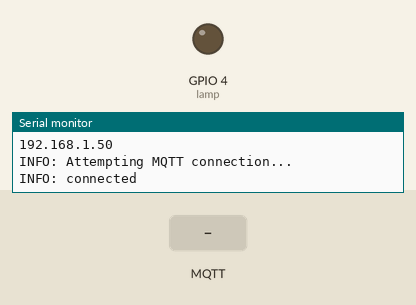
Recording of a sketch running on a simulated ESP8266 (NodeMCU). Parts: output pins drawn as LEDs (lit = HIGH), the last lines printed to the serial monitor. The inputs (shaded band) are chosen by the test bench. WiFi joins after 1.5 s; servers stay silent unless stated; no MQTT or app messages arrive unless stated.

Above: at 2.7 s.
2.8 s: MQTT message "on" arrives on the first subscribed topic
At 3.2 s:
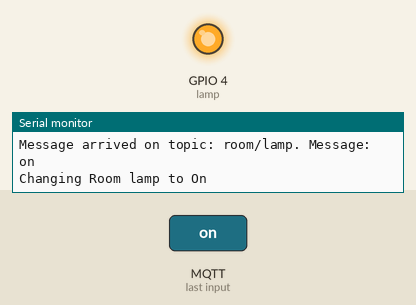
5.8 s: MQTT message "off" arrives on the first subscribed topic
At 6.7 s:
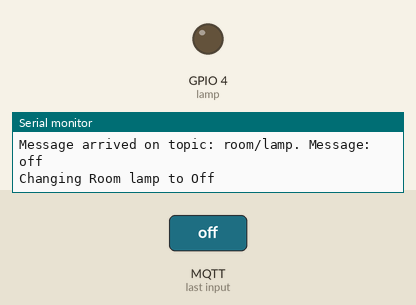
Timing chart, 0 to 8.8 s (numbered marks = the images above; inputs shaded):
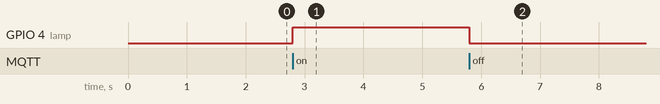

Measured:
- after the input at 2.8 s, GPIO 4 (lamp): LOW → HIGH at once
- after the input at 5.8 s, GPIO 4 (lamp): HIGH → LOW at once

The sketch:

hoassdth22.ino
```cpp
/*
   MQTT Sensor - Temperature and Humidity (DHT22) for Home-Assistant - NodeMCU (ESP8266)
   https://home-assistant.io/components/sensor.mqtt/
   Libraries :
    - ESP8266 core for Arduino : https://github.com/esp8266/Arduino
    - PubSubClient : https://github.com/knolleary/pubsubclient
    - DHT : https://github.com/adafruit/DHT-sensor-library
    - ArduinoJson : https://github.com/bblanchon/ArduinoJson
   Sources :
    - File > Examples > ES8266WiFi > WiFiClient
    - File > Examples > PubSubClient > mqtt_auth
    - File > Examples > PubSubClient > mqtt_esp8266
    - File > Examples > DHT sensor library > DHTtester
    - File > Examples > ArduinoJson > JsonGeneratorExample
    - http://www.jerome-bernard.com/blog/2015/10/04/wifi-temperature-sensor-with-nodemcu-esp8266/
   Schematic :
    - https://github.com/mertenats/open-home-automation/blob/master/ha_mqtt_sensor_dht22/Schematic.png
    - DHT22 leg 1 - VCC
    - DHT22 leg 2 - D1/GPIO5 - Resistor 4.7K Ohms - GND
    - DHT22 leg 4 - GND
    - D0/GPIO16 - RST (wake-up purpose)
   Configuration (HA) :
    sensor 1:
      platform: mqtt
      state_topic: 'office/sensor1'
      name: 'Temperature'
      unit_of_measurement: '°C'
      value_template: '{{ value_json.temperature }}'

    sensor 2:
      platform: mqtt
      state_topic: 'office/sensor1'
      name: 'Humidity'
      unit_of_measurement: '%'
      value_template: '{{ value_json.humidity }}'
   Samuel M. - v1.1 - 08.2016
   If you like this example, please add a star! Thank you!
   https://github.com/mertenats/open-home-automation
*/

#include <ESP8266WiFi.h>
#include <PubSubClient.h>
//#include "DHT.h"
#include <DHT.h>
#include <DHT_U.h>
#include <ArduinoJson.h>

#define MQTT_VERSION MQTT_VERSION_3_1_1

// Wifi: SSID and password
const char* WIFI_SSID = "Internet_Domowy_28B8DD";
const char* WIFI_PASSWORD = "aabbccddee";

// MQTT: ID, server IP, port, username and password
const PROGMEM char* MQTT_CLIENT_ID = "office_dht22";
const PROGMEM char* MQTT_SERVER_IP = "192.168.0.99";
const PROGMEM uint16_t MQTT_SERVER_PORT = 1883;
const PROGMEM char* MQTT_USER = "homeassistant";
const PROGMEM char* MQTT_PASSWORD = "Snowboard2";

// MQTT: topic
const PROGMEM char* MQTT_SENSOR_TOPIC = "office/sensor1";

// sleeping time
const PROGMEM uint16_t SLEEPING_TIME_IN_SECONDS = 600; // 10 minutes x 60 seconds

// DHT - D1/GPIO5
const int DHTPIN = 5;
#define DHTTYPE DHT22

// Lamp - LED - GPIO 4 = D2 on ESP-12E NodeMCU board
const int lamp = 4;

DHT dht(DHTPIN, DHTTYPE);
// Timers auxiliar variables
long now = millis();
long lastMeasure = 0;
WiFiClient wifiClient;
PubSubClient client(wifiClient);

// function called to publish the temperature and the humidity
void publishData(float p_temperature, float p_humidity) {
  // create a JSON object
  // doc : https://github.com/bblanchon/ArduinoJson/wiki/API%20Reference
  StaticJsonBuffer<200> jsonBuffer;
  JsonObject& root = jsonBuffer.createObject();
  // INFO: the data must be converted into a string; a problem occurs when using floats...
  root["temperature"] = (String)p_temperature;
  root["humidity"] = (String)p_humidity;
  root.prettyPrintTo(Serial);
  Serial.println("");
  /*
     {
        "temperature": "23.20" ,
        "humidity": "43.70"
     }
  */
  char data[200];
  root.printTo(data, root.measureLength() + 1);
  client.publish(MQTT_SENSOR_TOPIC, data, true);
  yield();
}

// function called when a MQTT message arrived
void callback(String topic, byte* message, unsigned int length) {
  Serial.print("Message arrived on topic: ");
  Serial.print(topic);
  Serial.print(". Message: ");
  String messageTemp;

  for (int i = 0; i < length; i++) {
    Serial.print((char)message[i]);
    messageTemp += (char)message[i];
  }
  Serial.println();

  // Feel free to add more if statements to control more GPIOs with MQTT

  // If a message is received on the topic room/lamp, you check if the message is either on or off. Turns the lamp GPIO according to the message
  if(topic=="room/lamp"){
      Serial.print("Changing Room lamp to ");
      if(messageTemp == "on"){
        digitalWrite(lamp, HIGH);
        Serial.print("On");
      }
      else if(messageTemp == "off"){
        digitalWrite(lamp, LOW);
        Serial.print("Off");
      }
  }
  Serial.println();
}

void reconnect() {
  // Loop until we're reconnected
  while (!client.connected()) {
    Serial.println("INFO: Attempting MQTT connection...");
    // Attempt to connect
    if (client.connect(MQTT_CLIENT_ID, MQTT_USER, MQTT_PASSWORD)) {
      Serial.println("INFO: connected");
      client.subscribe("room/lamp");
    } else {
      Serial.print("ERROR: failed, rc=");
      Serial.print(client.state());
      Serial.println("DEBUG: try again in 5 seconds");
      // Wait 5 seconds before retrying
      delay(5000);
    }
  }
}

void setup() {

   pinMode(lamp, OUTPUT);

  dht.begin();

  Serial.begin(115200);

  // init the WiFi connection
  Serial.println();
  Serial.println();
  Serial.print("INFO: Connecting to ");
  WiFi.mode(WIFI_STA);
  Serial.println(WIFI_SSID);
  WiFi.begin(WIFI_SSID, WIFI_PASSWORD);

  while (WiFi.status() != WL_CONNECTED) {
    delay(500);
    Serial.print(".");
  }

  Serial.println("");
  Serial.println("INFO: WiFi connected");
  Serial.println("INFO: IP address: ");
  Serial.println(WiFi.localIP());

  // init the MQTT connection
  client.setServer(MQTT_SERVER_IP, MQTT_SERVER_PORT);
  client.setCallback(callback);
}

void loop() {
  if (!client.connected()) {
    reconnect();
  }
  client.loop();

  now = millis();
  // Publishes new temperature and humidity every 30 seconds
  if (now - lastMeasure > 30000) {
    lastMeasure = now;
  // Reading temperature or humidity takes about 250 milliseconds!
  // Sensor readings may also be up to 2 seconds 'old' (its a very slow sensor)
  float h = dht.readHumidity();
  // Read temperature as Celsius (the default)
  float t = dht.readTemperature();
      // Read temperature as Fahrenheit (isFahrenheit = true)
    float f = dht.readTemperature(true);

  if (isnan(h) || isnan(t) || isnan(f)) {
    Serial.println(h);
    Serial.println(t);
     Serial.println(f);
    Serial.println("ERROR: Failed to read from DHT sensor!");
    return;
  } else {
   //h = 44;
   //t = 33;
    Serial.println(h);
    Serial.println(t);
    publishData(t, h+20);
  }

  }
  //Serial.println("INFO: Closing the MQTT connection");
  //client.disconnect();

  //Serial.println("INFO: Closing the Wifi connection");
  //WiFi.disconnect();

  //ESP.deepSleep(SLEEPING_TIME_IN_SECONDS * 1000000, WAKE_RF_DEFAULT);
  //delay(500); // wait for deep sleep to happen
}
```
